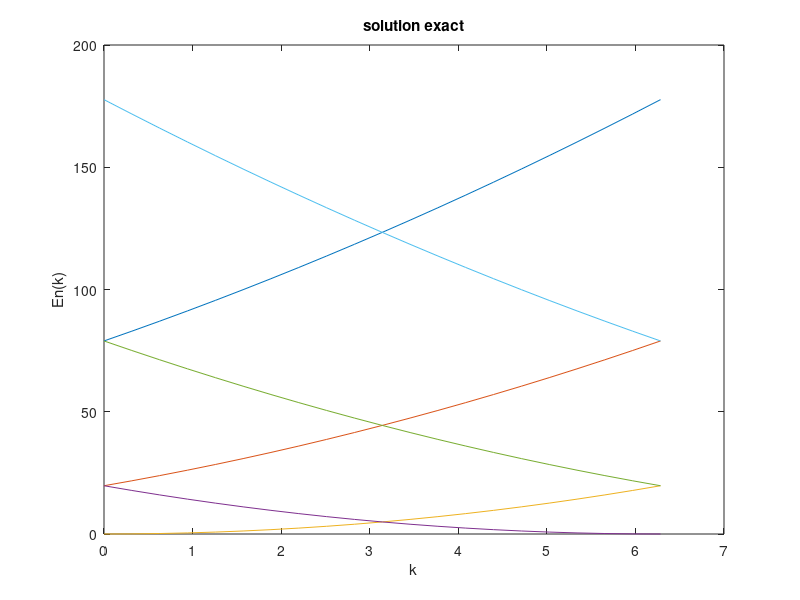

Write the MATLAB code that produced this figure.
% % % %
%CALCUL DES VALEURS PROPRES
% UTILISANT L'EXPRESSION ANALYTIQUE
% FORMULATION EXACTE
% % % % 

%Bandes d'energies sans potentiel 
%analytiquement
clear all
k = [-0*pi:0.1*pi:2*pi];
N=2
K = length(k);
E = zeros(N,K);
l = 6


for n=-N:(N+1)
    indice = n+N+1
    E(n+N+1,:)= (k.^2 + 4.0*n^2*pi^2 - 4.0*k*n*pi )/2.0;
   
end 

figure()
plot(k,E);,title('solution exact')
xlabel('k');
ylabel('En(k)');





